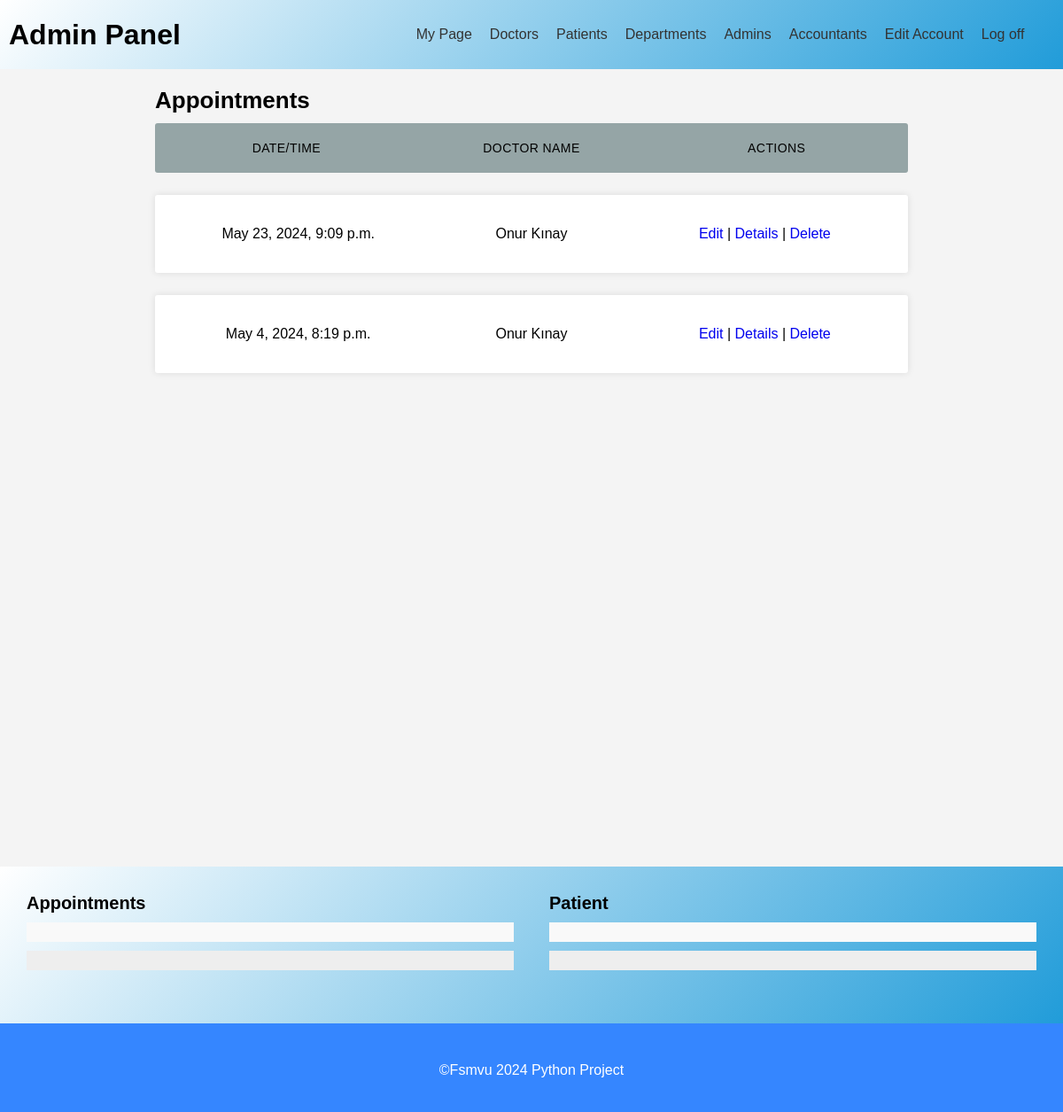
/Appointments/ (signed in), run on an earlier commit of the app's database.
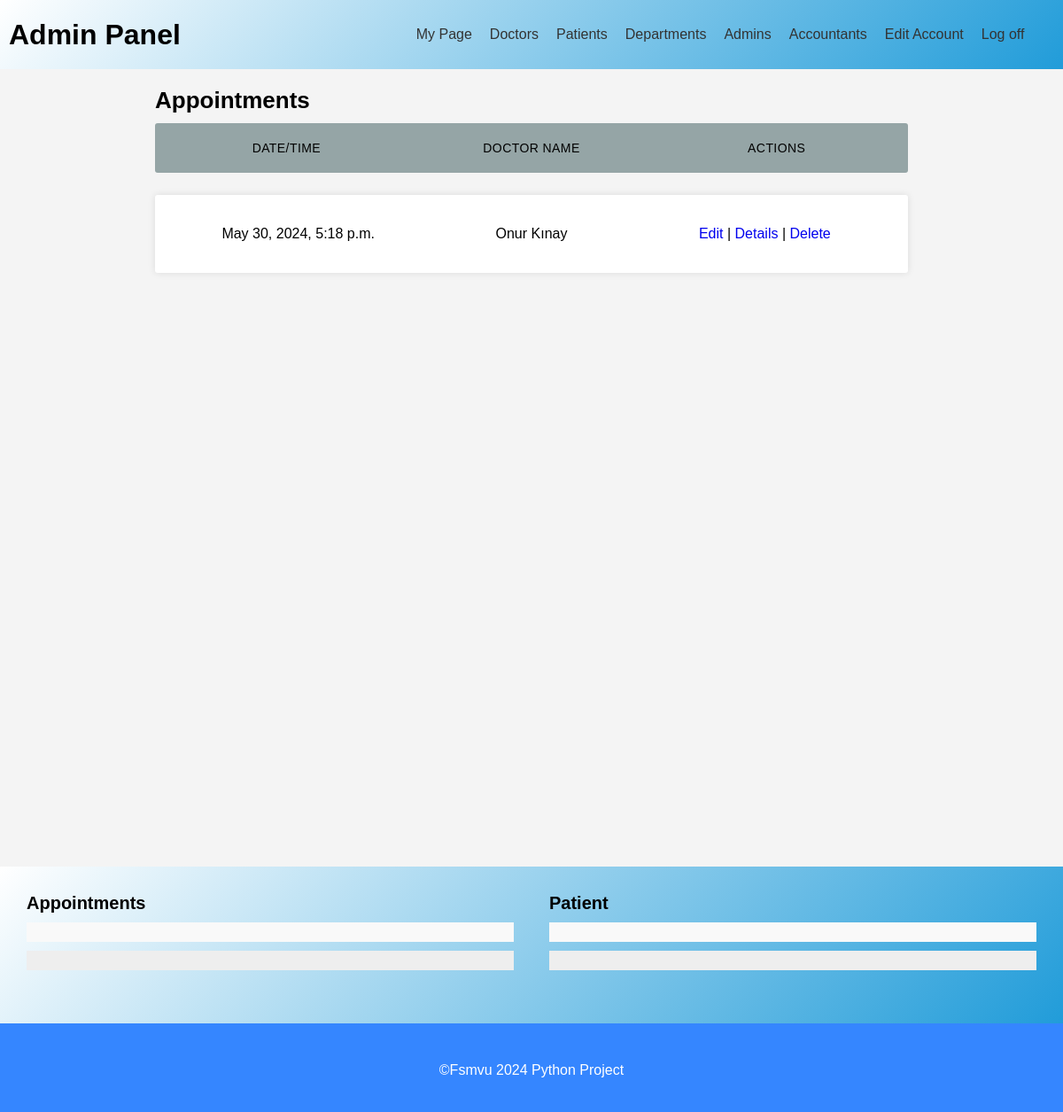
And on a later commit of the database.
### appointment/models.py (models this page shows, shortened)
class Appointment(models.Model):
    ID = models.BigAutoField(primary_key=True)
    Description = models.TextField(verbose_name="Description")
    AppointmentDate = models.DateTimeField(verbose_name="Appointment Date")
    DoctorID = models.ForeignKey(Doctor,on_delete=models.PROTECT,verbose_name="Doctor")
    PatientID = models.ForeignKey(Patient,on_delete=models.PROTECT, verbose_name="Patient")
    IsVisible = models.BooleanField(default=True)
    class Meta:
        db_table = "appointment"

### patient/models.py (models this page shows, shortened)
class Patient(models.Model):
    ID = models.BigAutoField(primary_key=True)
    User = models.ForeignKey(settings.AUTH_USER_MODEL,on_delete=models.CASCADE,blank=True, null=True)
    DateOfBirth = models.DateField(verbose_name="Date of Birth")
    Gender = models.CharField(max_length=1, choices=GENDER_CHOICES)
    Blood_Group = models.CharField(max_length = 20,  choices = BLOOD_GROUPS, default = '1',verbose_name="Blood Group")
    Address =models.TextField()
    Phone = models.CharField(max_length=11)
    IsVisible = models.BooleanField(default=True)
    class Meta:
        db_table = "patient"

### appointment/views.py (the view)
# urls.py: path('',views.home,name=""),
@login_required
@user_passes_test(lambda u: is_member(u,["Admin","Patient","Doctor"]))
def home(request):
    context ={}
    if is_member(request.user,["Patient"]):
        patientID = Patient.objects.filter(User_id = request.user.id).values()[0]["ID"]
        context["dataset"] = Appointment.objects.filter(PatientID_id=patientID)
    elif is_member(request.user,["Doctor"]):
        doctorID = Doctor.objects.filter(User_id = request.user.id).values()[0]["ID"]
        context["dataset"] = Appointment.objects.filter(DoctorID_id = doctorID)
    else:
        context["dataset"] = Appointment.objects.all()
    return render(request, "appointment/home.html", context)

### appointment/views.py (called while the page is built)
def is_member(user, listgroup):
    return user.groups.filter(name__in=listgroup).exists()

### appointment/templates/appointment/home.html (shortened to what this page needs)
{% extends 'management_base.html' %}
{% load static %}
{% block content %}
  <section id="randevular">
    <div class="container">
      <h2 style="display:inline">Appointments</h2>
      <div class="bosluk"></div>
      <ul class="responsive-table">
        {% if dataset.count == 0 %}
          <p>No record</p>
        {% else %}
          <li class="table-header">
            <div class="col col-1">Date/Time</div>
            {% for group in request.user.groups.all %}
              {% if group.name == 'Doctor' %}
                <div class="col col-3">Patient Name</div>
              {% else %}
                <div class="col col-3">Doctor Name</div>
              {% endif %}
            {% endfor %}
            <div class="col col-6">Actions</div>
          </li>
          {% for data in dataset %}
            <li class="table-row">
              <div class="col col-1" data-label="Date">{{ data.AppointmentDate }}</div>
              {% for group in request.user.groups.all %}
                {% if group.name == 'Patient' %}
                  <div class="col col-3" data-label="Doctor Name">{{ data.DoctorID.User.first_name }} {{ data.DoctorID.User.last_name }}</div>
                {% else %}
                  <div class="col col-3" data-label="Doctor Name">{{ data.PatientID.User.first_name }} {{ data.PatientID.User.last_name }}</div>
                {% endif %}
              {% endfor %}
              <div class="col col-6" data-label="Change Appointment Operation">
                <a href="/Appointments/Edit/{{ data.ID }}">Edit</a> |
                <a class="getDetails" href="/Appointments/Details/{{ data.ID }}/">Details</a> |
                <a class="deleteApp" href="/Appointments/Delete/{{ data.ID }}/">Delete</a>
              </div>
            </li>
          {% endfor %}
        {% endif %}
      </ul>
    </div>
  </section>
  <div id="ex1" class="modal" style="max-width:initial">
    <section id="ozel-sayfa" style="padding:0;margin-bottom:0">
      <div class="container" style="max-width:initial">
        <div class="hesap-bilgileri">
          <h3>Appointments</h3>
          <ul>
            <li class="dateApp"></li>
            <li class="descApp"></li>
          </ul>
        </div>
        {% for group in request.user.groups.all %}
          {% if group.name == 'Patient' %}
            <div class="kisisel-bilgiler">
              <h3>Doctor</h3>
              <ul>
                <li class="doctorNameSurname"></li>
                <li class="doctorDept"></li>
              </ul>
            </div>
          {% else %}
            <div class="kisisel-bilgiler">
              <h3>Patient</h3>
              <ul>
                <li class="patientNameSurname"></li>
                <li class="patientBlood"></li>
              </ul>
            </div>
          {% endif %}
        {% endfor %}
      </div>
    </section>
  </div>
{% endblock %}

### templates/management_base.html (shortened to what this page needs)
{% load static %}
<!DOCTYPE html>
<html lang="en">
  <head>
    <link rel="stylesheet" href="{% static 'css/page-style.css' %}" />
    <link rel="stylesheet" href="https://cdnjs.cloudflare.com/ajax/libs/jquery-modal/0.9.1/jquery.modal.min.css" />
  </head>
  <body>
    {% for group in request.user.groups.all %}
      {% if group.name == 'Doctor' %}
        {% include 'headers/doctor.html' %}
      {% elif group.name == 'Patient' %}
        {% include 'headers/patient.html' %}
      {% elif group.name == 'Admin' %}
        {% include 'headers/admin.html' %}
      {% elif group.name == 'Accountant' %}
        {% include 'headers/accountant.html' %}
      {% endif %}
    {% endfor %}
    {% block content %}
    {% endblock %}
    <footer class="footer">
      <p>&copy;Fsmvu 2024 Python Project</p>
    </footer>
  </body>
</html>

### templates/headers/admin.html
<header id="header">
  <h1>Admin Panel</h1>
  <nav class="ana-menu">
    <a href="/Management">My Page</a>
    <a href="/Doctors">Doctors</a>
    <a href="/Patients">Patients</a>
    <a href="/Departments">Departments</a>
    <a href="/Admins/">Admins</a>
    <a href="/Accountants/">Accountants</a>
    <a href="/Admins/Edit">Edit Account</a>
    <a href="/Logout">Log off</a>
  </nav>
</header>

### static/css/page-style.css (style rules this page uses)
html { height: 100%; }
body { font-family: Arial, sans-serif; margin: 0; padding: 0; background-color: #f4f4f4; height: 100%; }
header { display: flex; width: 100%; background: linear-gradient(-45deg, #219cd9, #FFF); align-items: center; font-family: Arial, sans-serif; padding: 10px; }
.ana-menu { display: flex; justify-content: space-between; margin-left: auto; margin-right: 2%; }
.ana-menu a { text-decoration: none; color: #333; margin-left: auto; transition: all 0.3s ease-in; padding: 20px 10px; }
section { padding: 20px; margin-bottom: 100px; min-height: 100%; }
a { text-decoration: none; }
.container { max-width: 75%; margin-left: auto; margin-right: auto; padding-left: 10px; padding-right: 10px; }
.bosluk { height: 10px; }
* { margin: 0; padding: 0; box-sizing: border-box; font-family: "Poppins", sans-serif; }
.footer { width: 100%; background: #3586ff; min-height: 100px; padding: 20px 50px; display: flex; justify-content: center; align-items: center; flex-direction: column; }
.footer p { color: #fff; margin: 15px 0 10px 0; font-size: 1rem; font-weight: 300; }

What changed in the data, as far as the page shows it:
removed Appointment: AppointmentDate "May 23, 2024, 9:09 p.m.", PatientID.User.first_name "Onur", PatientID.User.last_name "Kınay"
removed Appointment: AppointmentDate "May 4, 2024, 8:19 p.m.", PatientID.User.first_name "Onur", PatientID.User.last_name "Kınay"
added Appointment: AppointmentDate "May 30, 2024, 5:18 p.m.", PatientID.User.first_name "Onur", PatientID.User.last_name "Kınay"
